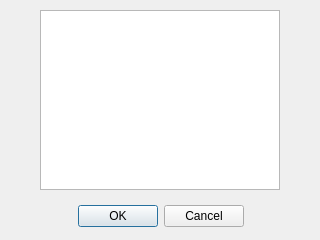
<?xml version="1.0" encoding="UTF-8"?>
<ui version="4.0">
 <class>PeerListDialog</class>
 <widget class="QDialog" name="PeerListDialog">
  <property name="geometry">
   <rect>
    <x>0</x>
    <y>0</y>
    <width>320</width>
    <height>240</height>
   </rect>
  </property>
  <property name="windowTitle">
   <string>Peer List</string>
  </property>
  <widget class="QDialogButtonBox" name="buttonBox">
   <property name="geometry">
    <rect>
     <x>10</x>
     <y>200</y>
     <width>301</width>
     <height>32</height>
    </rect>
   </property>
   <property name="orientation">
    <enum>Qt::Horizontal</enum>
   </property>
   <property name="standardButtons">
    <set>QDialogButtonBox::Cancel|QDialogButtonBox::Ok</set>
   </property>
   <property name="centerButtons">
    <bool>true</bool>
   </property>
  </widget>
  <widget class="QListView" name="peerListView">
   <property name="geometry">
    <rect>
     <x>40</x>
     <y>10</y>
     <width>240</width>
     <height>180</height>
    </rect>
   </property>
  </widget>
 </widget>
 <resources/>
 <connections>
  <connection>
   <sender>buttonBox</sender>
   <signal>accepted()</signal>
   <receiver>PeerListDialog</receiver>
   <slot>accept()</slot>
   <hints>
    <hint type="sourcelabel">
     <x>248</x>
     <y>254</y>
    </hint>
    <hint type="destinationlabel">
     <x>157</x>
     <y>274</y>
    </hint>
   </hints>
  </connection>
  <connection>
   <sender>buttonBox</sender>
   <signal>rejected()</signal>
   <receiver>PeerListDialog</receiver>
   <slot>reject()</slot>
   <hints>
    <hint type="sourcelabel">
     <x>316</x>
     <y>260</y>
    </hint>
    <hint type="destinationlabel">
     <x>286</x>
     <y>274</y>
    </hint>
   </hints>
  </connection>
 </connections>
</ui>
